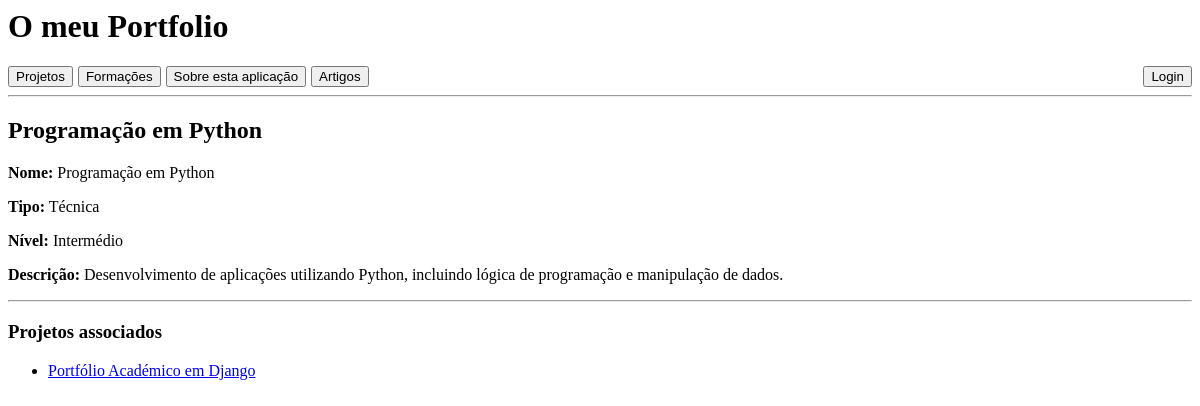
The app's page /competencia/1/ with its own data.
### portfolio/models.py (models this page shows, shortened)
class Competencia(models.Model):
    nome = models.CharField(max_length=200)
    tipo = models.CharField(max_length=100)
    nivel = models.CharField(max_length=50)
    descricao = models.TextField()

class Projeto(models.Model):
    titulo = models.CharField(max_length=200)
    ano = models.IntegerField()
    descricao = models.TextField()
    imagem = models.ImageField(upload_to='projetos/',blank=True, null=True)
    conceitos_aplicados = models.TextField()
    github_link = models.URLField()
    video_demo = models.URLField(blank=True, null=True)
    unidade_curricular = models.ForeignKey(
        UnidadeCurricular,
        on_delete=models.CASCADE,
        related_name='projetos'
    )
    tecnologias = models.ManyToManyField(
        Tecnologia,
        related_name='projetos'
    )
    competencias = models.ManyToManyField(
        Competencia,
        related_name='projetos'
    )

### portfolio/views.py (the view)
# urls.py: path('competencia/<int:competencia_id>/', views.pagina_competencia_view, name='pagina_competencia'),
def pagina_competencia_view(request, competencia_id):
    competencia = Competencia.objects.get(id=competencia_id)
    return render(request, 'portfolio/pagina_competencia.html', {'competencia': competencia,  'gestor': is_gestor_portfolio(request.user)})

### portfolio/views.py (called while the page is built)
def is_gestor_portfolio(user):
    return user.is_authenticated and (user.is_superuser or user.groups.filter(name="gestor-portfolio").exists())

### portfolio/templates/portfolio/pagina_competencia.html (shortened to what this page needs)
{% extends 'portfolio/layout.html' %}
{% block content %}
<h2>
    {{ competencia.nome }}
</h2>
<p><strong>Nome:</strong> {{ competencia.nome }}</p>
<p><strong>Tipo:</strong> {{ competencia.tipo }}</p>
<p><strong>Nível:</strong> {{ competencia.nivel }}</p>
<p><strong>Descrição:</strong> {{ competencia.descricao }}</p>
<hr>
<h3>Projetos associados</h3>
<ul>
{% for projeto in competencia.projetos.all %}
    <li>
        <a href="{% url 'pagina_projeto' projeto.id %}">
            {{ projeto.titulo }}
        </a>
    </li>
{% empty %}
    <li>Sem projetos associados.</li>
{% endfor %}
</ul>
{% endblock %}

### portfolio/templates/portfolio/layout.html (style rules this page uses)
body { background: white; }

### records on screen
Competencia: nome "Programação em Python", tipo "Técnica", nivel "Intermédio", descricao "Desenvolvimento de aplicações utilizando Python, incluindo lógica de programação e manipulação de dados."
Projeto: titulo "Portfólio Académico em Django"
